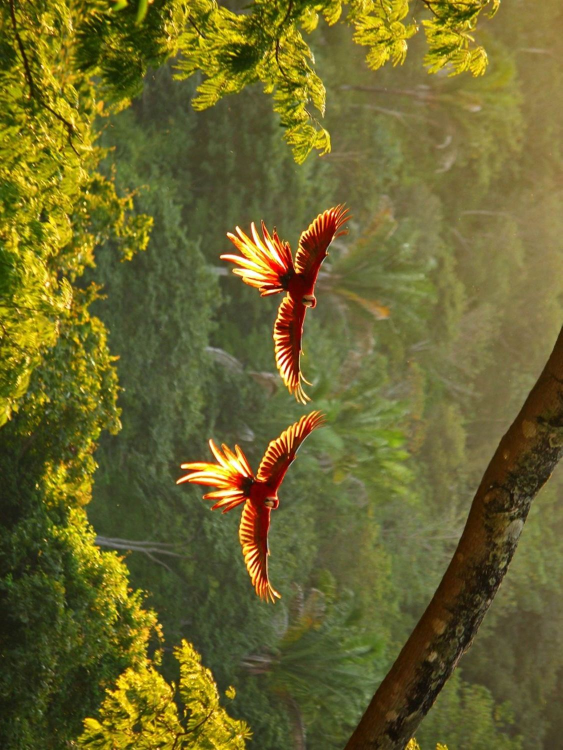
#> input picture images/mccaws_90.jpg, 1125 x 1500 px, found by its file name (shown at 1/2 size)
$ python surf2.py
#> lines starting #> are read from the running program, lines starting #| are printed output that depends on the picture
import cv2
import numpy as np

# Load the images
img =cv2.imread('mccaws_90.jpg')
#> img is the input picture: shape (1500, 1125, 3); mean B, G, R 44.4, 102.6, 107.6

# Convert them to grayscale
imgg =cv2.cvtColor(img,cv2.COLOR_BGR2GRAY)
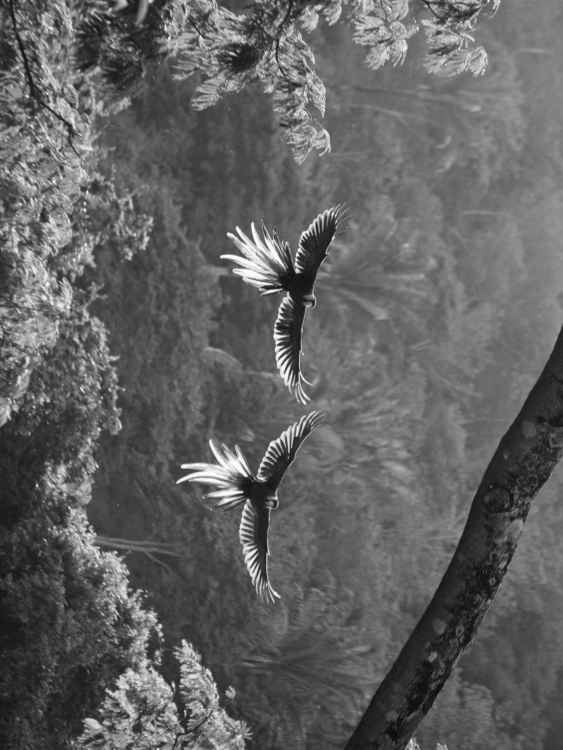
#> imgg: shape (1500, 1125) (shown at 1/2 size); min 8, max 255, mean 97.5
#img2 = cv2.cvtColor(img, cv2.COLOR_BGR2GRAY)


# SURF extraction
#> (the run stopped early here; a loop or call above may not have finished)

$ run again, with images/mccaws_180.jpg copied over images/mccaws_90.jpg
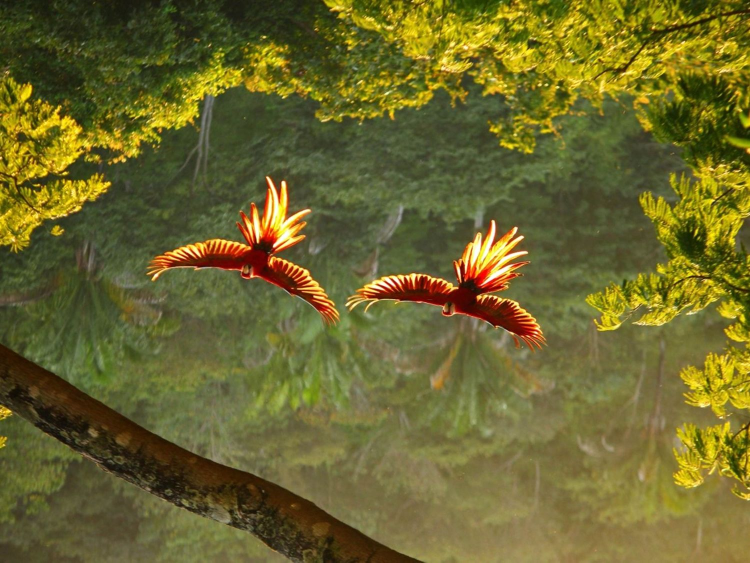
#> input picture images/mccaws_180.jpg, 1500 x 1125 px, found by its file name (shown at 1/2 size)
#> img is the input picture: shape (1125, 1500, 3); mean B, G, R 44.4, 102.6, 107.6
#> `imgg =cv2.cvtColor(img,cv2.COLOR_BGR2GRAY)`:
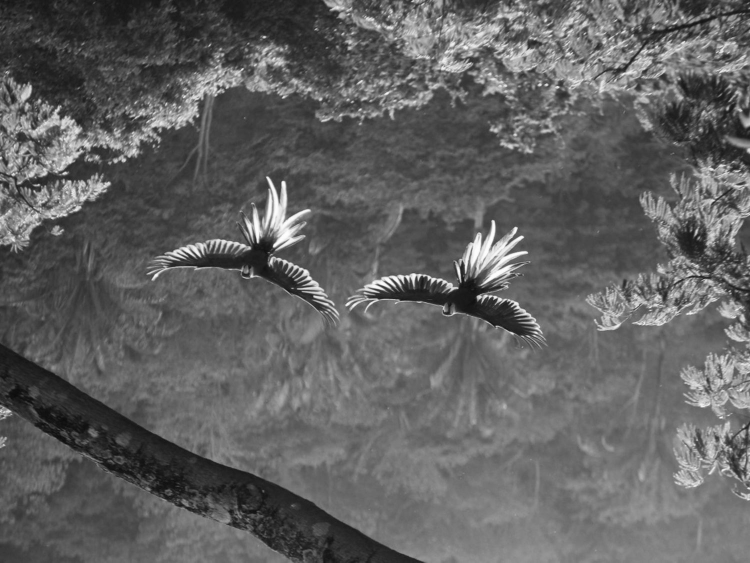
#> imgg: shape (1125, 1500) (shown at 1/2 size); min 10, max 255, mean 97.5

$ run again, with images/bfly_c.jpg copied over images/mccaws_90.jpg
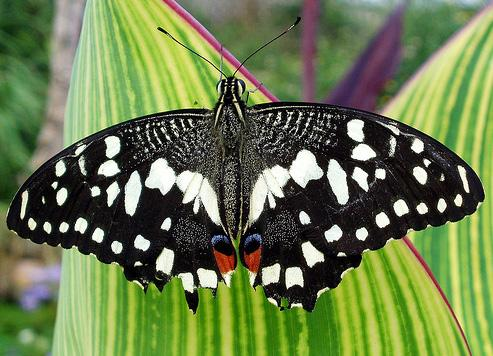
#> input picture images/bfly_c.jpg, 493 x 356 px, found by its file name
#> img is the input picture: shape (356, 493, 3); mean B, G, R 77.2, 123.6, 107
#> `imgg =cv2.cvtColor(img,cv2.COLOR_BGR2GRAY)`:
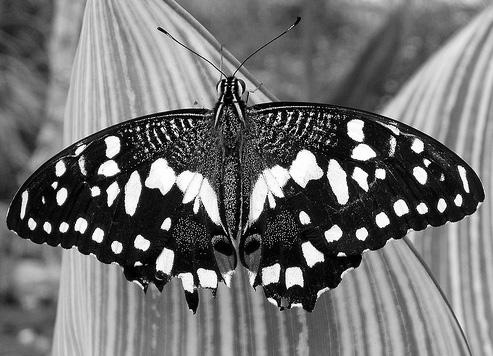
#> imgg: shape (356, 493); min 0, max 255, mean 113.3
